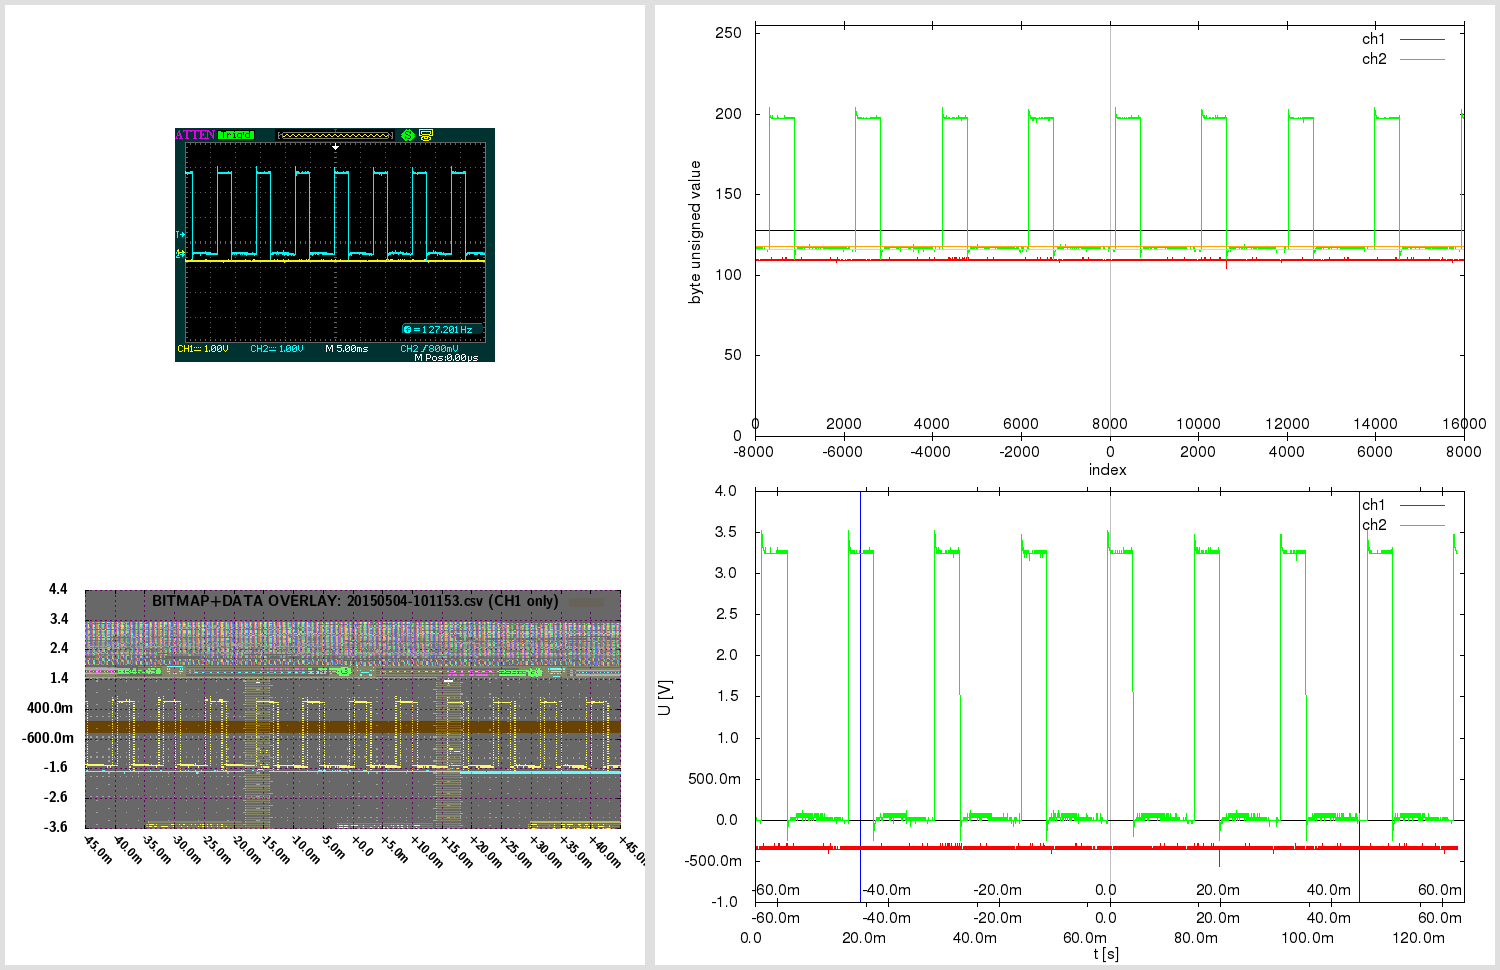

This chart was generated by the following gnuplot code:

# 20150504-101153.gnuplot [generated by /home/warreee/attenload/adsparse-wave.pl]
# single gnuplot file, with two potentially independent scripts
# generates three plots: one based on integer, other based on real (SI) values
# and one bitmap overlay - and then montages them using ImageMagick

# attengrab .csv can just be centered (over t)
# -> the x=0 (t=0) will correspond to scope center
# (but .DAV/.CSV will also need extra sample alignment)

# in Linux, to see available fonts, do:
# fc-list --verbose | grep 'fullname:' | less
# the two fonts used here:
# LMSansDemiCond10-Regular or "Latin Modern Sans Demi Cond"; and Helvetica
# Helvetica doesn't even get reported on my system:
# $ fc-list --verbose | grep 'fullname:' | grep -i 'Helvetica\|Demi Cond'
#	fullname: "LM Sans Demi Cond 10 Regular"(s) "LMSansDemiCond10-Regular"(s)


print "Gnuplotting..."

## "master settings" (shared between both parts of script)

# line color - specified by linestyles
set style line 1 linetype 1 linecolor rgb "red"
set style line 2 linetype 1 linecolor rgb "green"
set style line 3 linetype 1 linecolor rgb "orange"
set style line 4 linetype 1 linecolor rgb "aquamarine"
set style line 5 linetype -1 linecolor rgb "black"
set style line 6 linetype -1 linecolor rgb "gray"
set style line 7 linetype 1 linecolor rgb "blue"


# VARIABLES ########### ########### ###########

fnbase="20150504-101153"
fn_bmp = fnbase . ".bmp"
fn_pngr = fnbase . "_r.png"
fn_pngi = fnbase . "_i.png"
fn_pngov = fnbase . "_ov.png"
fn_pngt = fnbase . "_tmp.png"
fn_pngo = fnbase . ".png"

# scope screen(shot) properties
tdiv = 0.005          # T/DIV (50e-9)
toffs = 0        # time offset (scope) (200e-9)
vdiv1 = 1        # V/DIV CH1 (500e-3)
vdiv2 = 1         # V/DIV CH2 (50e-3)
voffs1 = -0.4         # volt offset CH1 (-1.5)
voffs2 = -0.48       # volt offset CH2 (100e-3)
sampintp  = 8e-06    # (500e-12)
sampintf  = 1/sampintp
sratacqf  = 125000      # (250e6)
sratacqp  = 1/sratacqf
#osf = 1.0    # oversample factor (multiplies .CSV and .DAV time domain) # unused here
adsFactor = 1.28

# (edges of current capture and divisions)
scope_hdiv=18
scope_vdiv=8
# enforce floating point (see below)
scope_trange = scope_hdiv*tdiv*1.0    # (900e-9)
scope_left=toffs-(scope_trange/2)     # (-250e-9)
scope_right=toffs+(scope_trange/2)    # (650e-9)
scope_bottom=-voffs1-(scope_vdiv*vdiv1/2) # -500e-3
scope_top=-voffs1+(scope_vdiv*vdiv1/2)    # 3.5

totalch1Vspan=scope_vdiv*vdiv1
totalch2Vspan=scope_vdiv*vdiv2
ch1Vcoeff = adsFactor*totalch1Vspan/(2**8)
ch2Vcoeff = adsFactor*totalch2Vspan/(2**8)

voffs1int = voffs1/ch1Vcoeff  # -10
voffs2int = voffs2/ch2Vcoeff  # -12

acsv_fn = fnbase . '.csv' # '20130020-013902.csv' # from attenload tmp_wav
acsz=16000         # tmp_wav/.csv size (900)
fts=8e-06         # final timestep (sampling period)
# here scope_trange could be 18*1, with acsz 16000;
# if as integer, 18/16000 would be 0 - enforce floating point
# above enforcing scope_trange to float doesn't work,
# must again here:
tdivp = 1.0*scope_trange/acsz   # sampling rate, based on scope range and numsamples in tmp (1ns)
tdivf = 1/tdivp             # freq based on that sampling rate

# just in case - not needed usually:
triglevel=800e-3
trigholdoff=100e-9

toffsamp = toffs/fts		# 0
# time finetune offset - int (samples) (depends on range)
tfoi = -164


#### extract bitmap from .png, if .bmp not present
# was -crop 480x234+10+10; now -crop 480x234+95+128

cmdstr = 'if (! test -f "'.fn_bmp.'") ; then \
  echo -n "'.fn_bmp.' not found .. " ; \
  if [ -f "'.fn_pngo.'" ] ; then \
    echo -n "'.fn_pngo.' found - extracting" ; \
    convert -crop 480x234+95+128 "'.fn_pngo.'" "'.fn_bmp.'" ; \
  else \
    echo -n "'.fn_pngo.' not found - cannot extract" ; \
  fi ; \
else \
  echo -n "'.fn_bmp.' found - using that" ; \
fi; echo'

#print cmdstr
# note - since cmdstr above uses double quotes,
# must use single quotes for bash here!:
print system("bash -c '". cmdstr ."' 2>&1")


##################################
###### plot directly with unsigned byte data

set terminal png size 840,480
set termoption enhanced
set termoption font "Helvetica, 12"

set output fn_pngi
set datafile separator ","

# set axis label
set xlabel "index" offset 0.0,0.8
set ylabel "byte unsigned value" offset 1.0,0.0


# horizontal line as functions
zeroline(x)=128
ch1offs(x)=128+voffs1int # (-10)
ch2offs(x)=128+voffs2int # (-12)

# vertical line - headless arrow
# "y" scope axis in middle:
ymI = acsz/2
set arrow from ymI,0 to ymI,255 nohead ls 5
# time offset:
toI = ymI - toffs/fts
set arrow from toI,0 to toI,255 nohead ls 6


# must use multiplot here, to have two x-axes
# and thus, must set lmargin, so both graphs match

set size 1.0,0.9      # 0.1/2 = 0.05
set bmargin 0
set lmargin 10
set yrange [0:255] # 8-bit


set multiplot

set origin 0,0.1
set xrange [0:acsz]
set xtics in
set xtics offset 0,graph 0.08
plot \
  zeroline(x) with lines notitle ls 5,\
  acsv_fn using 1:2 with lines title "ch1" ls 1, \
  "" using 1:3 with lines title "ch2" ls 2, \
  ch1offs(x) with lines notitle ls 3, \
  ch2offs(x) with lines notitle ls 4

unset arrow # if big offset, line from prev. can 'leak' in next at diff place, so reset

set origin 0,0.1
set xtics out
set xtics offset 0,graph 0.02
set xrange [-acsz/2:acsz/2-1]
#set xtics nomirror 500
set noytics
set noylabel
unset xlabel # set xlabel ""
set border 1
plot 0 notitle

set nomultiplot


### reset previous settings
#unset border # no work for default
set border    # Draw default borders:
set ytics
unset yrange


##################################
###### plot with converted real SI units

# reset # resets set style line!

set terminal png size 840,480
set termoption enhanced
set termoption font "Helvetica, 12"

set output fn_pngr
set datafile separator ","

# set axis label
set xlabel "t [s]" offset 0.0,0.1
set ylabel "U [V]" offset 1.0,0.0

# axis tics format
set format y "%.1s%c"
set format x "%.1s%c"


# horizontal line as functions
zerolineR(x)=0
# don't show real offsets; they could be way off depending on V/DIV
#ch1offsR(x)=0+(-0.4)
#ch2offsR(x)=0+(-0.48)

# "y" scope axis in middle (the +1 added to ymI so it snaps at 0):
ymR=(ymI+1)*fts
set arrow from ymR,graph 0 to ymR,graph 1 nohead ls 5
# time offset:
toR=toI*fts
set arrow from toR,graph 0 to toR,graph 1 nohead ls 6
# indicate scope range here too
set arrow from scope_left+toR,graph 0 to scope_left+toR,graph 1 nohead ls 7
set arrow from scope_right+toR,graph 0 to scope_right+toR,graph 1 nohead ls 7


# must use multiplot here, to have two x-axes
# and thus, must set lmargin, so both graphs match

set size 1.0,0.9      # 0.1/2 = 0.05
set bmargin 0
set lmargin 10
set yrange [] writeback # since we don't set explicity, must save autorange
set autoscale y

set multiplot

set origin 0,0.13
set xrange [0:acsz*fts]
set xtics out
set xtics offset 0,graph -0.03
plot \
  zerolineR(x) with lines notitle ls 5,\
  acsv_fn using ($4+tfoi*fts):5 with lines title "ch1" ls 1, \
  "" using ($4+tfoi*fts):6 with lines title "ch2" ls 2

set yrange restore # this saves the found yrange after `plot`
unset arrow # if big offset, line from prev. can 'leak' in next at diff place, so reset

set origin 0,0.13
set xtics out
set xtics offset 0,graph 0.02
set xrange [(-acsz/2)*fts:(acsz/2-1)*fts]
set noytics
set noylabel
unset xlabel # set xlabel ""
set border 1
plot GPVAL_Y_MIN notitle

set origin 0,0.13
set xtics in
set xtics offset 0,graph 0.08
# wrong to put xrange [scope_left:scope_right] here;
# as [scope_left:scope_right] could be a snippet,
# and this graph shows entire capture!
# simply move the previous scale for toffset
toRR=(acsz/2.)*fts-toR
set xrange [(-acsz/2)*fts+toRR:(acsz/2-1)*fts+toRR]
set noytics
set noylabel
unset xlabel # set xlabel ""
set border 1
plot GPVAL_Y_MIN notitle

set nomultiplot


##################################
###### plot with bitmap and data overlay

# here 840,480 remains as output png size,
# even if not set explicitly; also, make
# the height smaller - so can have gravity North in montage

set terminal png truecolor size 640,305 # size 840,480
set termoption enhanced
myfont="LMSansDemiCond10-Regular"   # LMSansDemiCond10-Regular or "Latin Modern Sans Demi Cond"
# cannot do concatenation direct in termoption line, so in separate string
myfontb="".myfont.", 12"
set termoption font myfontb

set output fn_pngov
set datafile separator ","


set autoscale
unset xtics
unset ytics
unset border
unset arrow # delete all arrows
unset object # (hopefully) delete objects?

set xrange [scope_left:scope_right]
xticstep=(scope_right-scope_left)/scope_hdiv
set xtics in scope_left,xticstep,scope_right scale 1
set yrange [scope_bottom:scope_top]
yticstep=(scope_top-scope_bottom)/scope_vdiv
set ytics in scope_bottom,yticstep,scope_top scale 1
set grid xtics ytics back linecolor rgb "magenta"
# right is only gnuplot 4.6 - without it ok w/ 4.4
#set xtics rotate by -45 offset 2.5,-1.50 right format "%+.1s%c" font myfont.',10'
set xtics rotate by -45 offset 0.0,0.0 format "%+.1s%c" font myfont.',10'
set key noenhanced

# dimensions of scope screenshot bitmap
bmp_w=480
bmp_h=234

# alpha bmp transparency [0:255]
bmp_alpha = 150
# boxes fillstyle transparent solid 0.10
box_transp = (1.-(acsz/16384.))*0.9 + 0.10

# plot string for data in transparent bitmap:
plot1au = "(($0-acsz/2.+tfoi)*fts+toffs):($5)"

# bmp_w=480 bmp_h=234 ; inside 451x201+15+14
# on plot: scope_left:scope_right and scope_bottom:scope_top!
# (so toffset is built in!)

bdx = scope_trange/(451.0-1)  # [s/pixel] /451: 1.99557e-09 vs 2.000e-9 manually
bdy = totalch1Vspan/(201.0-1) # [V/pixel] /201: 0.0199005 vs 0.02005 manually
bofx = -((scope_trange/2.0)-toffs+(15.0+0)*bdx) #-15.0*bdx # -2.8e-7
bofy = -((totalch1Vspan/2.0)+voffs1+(14.0+5)*bdy) #-14.0*bdy # -0.88

# seems `boxes fillstyle transparent solid 0.40` makes some seethroughs
# or something with bmp alpha overlay; but even without, all the same?
# because the red + blue (somehow inverted) creates a gray.. better green or orange

_plot_str = "zerolineR(x) with lines notitle ls 1,\
acsv_fn \
  using ".plot1au." with boxes fillstyle transparent solid box_transp noborder linestyle 3\
  title 'BITMAP+DATA OVERLAY: '.acsv_fn.' (CH1 only)',\
fn_bmp \
  binary array=(bmp_w,bmp_h) skip=54 format='%uchar' \
  dx=bdx dy=bdy origin=(bofx,bofy) \
  using 1:2:3:(bmp_alpha) \
  with rgbalpha t ''"

# seems actual plot in screenshot bitmap (480 × 234)
#  is at: 451x201+15+14; aspect ratio 201/451 = 0.445676
set size ratio 0.445676

eval("plot " . _plot_str)




##################################
###### montage commands

# used to be in attengrab; now here
# call ImageMagick montage via system
# and montage in `gnuplot` (easier to separate)

print "Montaging images..."
# this works in ImageMagick 6.6.2-6, but not in 6.5.7-8
#      '.fn_pngov.' -gravity Center -extent x480  \#
# must spec -extent 640x480 for 6.5

cmdstr = 'montage \
  <(montage \
    <(convert \
      '.fn_bmp.' -gravity Center -crop 640x480-10+0! -flatten  \
      bmp:-) \
    <(convert \
      '.fn_pngov.' -gravity Center -extent 640x480  \
      bmp:-) \
  -tile 1x -geometry +0+0  \
  bmp:-) \
  <(montage \
    '.fn_pngi.' \
    '.fn_pngr.' \
  -tile 1x -geometry +0+0  \
  bmp:-) \
-geometry +0+0 -border 5 \
'.fn_pngo

print cmdstr
print system('bash -c "'. cmdstr .'" 2>&1')

print "Deleting temp files ..."

delcmd = "rm"

# leave the bitmap for now
# actually, let attengrab handle it - since
# it may need to be re-taken!
# #cmdstr = delcmd ." ". fn_bmp
# #print cmdstr . "  " . system(cmdstr . " 2>&1")

cmdstr = delcmd ." ". fn_pngr
print cmdstr . "  " . system(cmdstr . " 2>&1")

cmdstr = delcmd ." ". fn_pngi
print cmdstr . "  " . system(cmdstr . " 2>&1")

cmdstr = delcmd ." ". fn_pngov
print cmdstr . "  " . system(cmdstr . " 2>&1")




# note:
# set terminal png size 840,480 # size defaults to 640x480 px
# set terminal pdf size 10,3 # size defaults to 5x3 in
# enhanced text: set termoption enhanced

# vertical line - headless arrow
# need ymin and ymax; gnuplot gives them only after plot -
# - and even then they do not correspond to end ticks
# - and even then, cannot get the arrow to show, after the second `plot`
# .. nor can I edit it anyhow; it must run before the first `plot`
# so instead of that, position y coordinates relative to graph (0 to 1)
#set arrow 1 from graph 0.5,0 to graph 0.5,1 nohead ls 5

# in multiplot, yrange should be after the size command
# note: xrange could be 2250 or 450
# so leave it to autoscale here? will be accurate since it's integer index...
# now set explicitly by script # below in multiplot

# axis tics format
# for engineering notation - 'help format specifiers':
# "A 'scientific' power is one such that the exponent is a multiple of three."

# print "Montaging images..."

# "The 'tile' size is then set to the largest dimentions
# of all the resized images, and the size actually specified."
# "by removing the 'size' component, non of the images will
# be resized, and the 'tile' size will be set to the largest
# dimensions of all the images given"
# not so simple: http://unix.stackexchange.com/questions/4046/
# can be done in one command with bash subprocess pipes (bash only)
# was: .fn_bmp.' -gravity NorthWest ; fn_pngov.' -gravity North
# can pad with -gravity Center -extent 640x480;
# but also with crop! -flatten - there have offset too!
# -geometry +2+2 can also mess up the last -border 5 !

# bmp scale worked for:
# bmp_w=480 bmp_h=234 ; inside 451x201+15+14
# tdiv = 5e-08,  toffs = 2e-07,  vdiv1 = 0.5,   voffs1 = -1.5,
# dx=2.000e-9 dy=0.02005 origin=(-2.8e-7,-0.88) for
# tspan = 18*tdiv = 18*5e-08 = 9e-07s
# vspan1 = 8*vdiv1 = 8*0.5 = 4V
# tspan/451 = 9e-07/451 = 1.99557e-09 s/pixel
# vspan1/201 = 4/201 = 0.0199005 V/pixel
# bdx=tspan/(451-1) = '9e-07/(451-1)' = 2e-09
# bdy=vspan1/(201-1) = '4/(201-1)' = 0.02
# 15*bdx = 15*2e-9 = 3e-08
# 14*bdy = 14*0.02 = 0.28
# 15*1.99557e-09 = 2.99335e-08
# 14*0.0199005 = 0.278607
